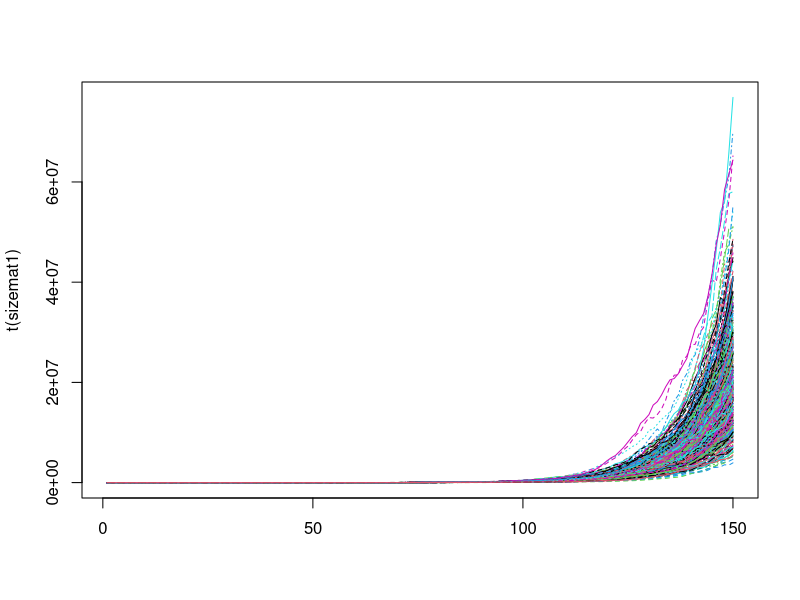
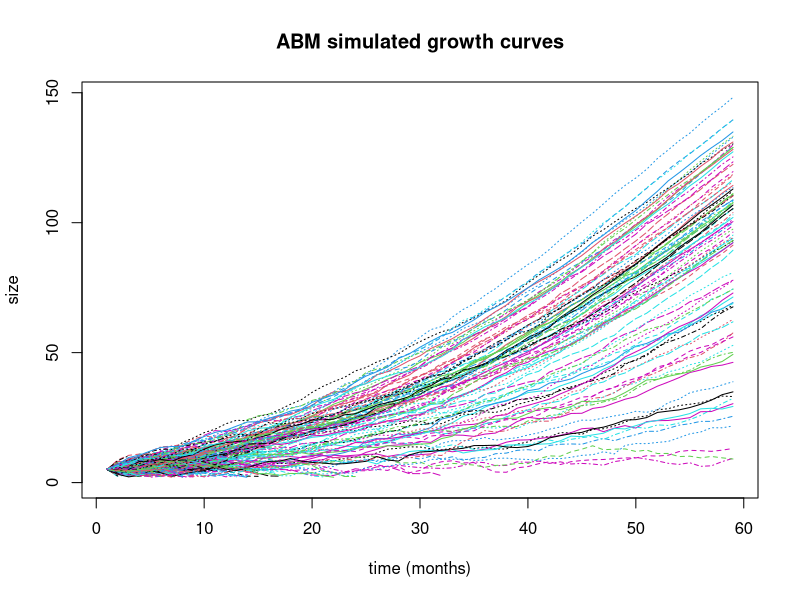
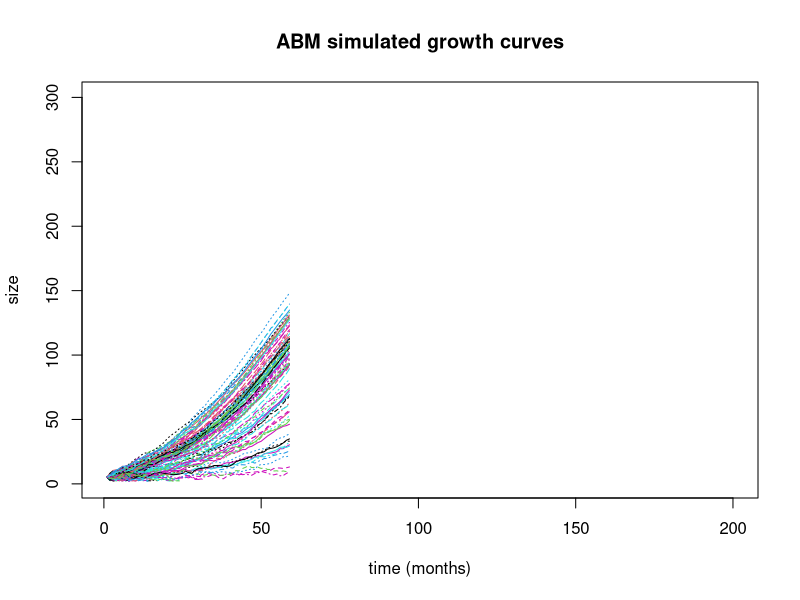
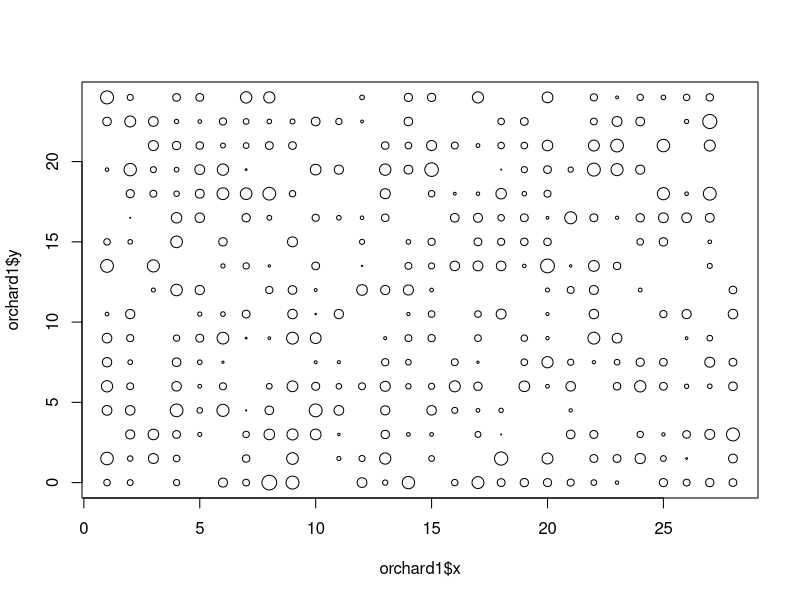
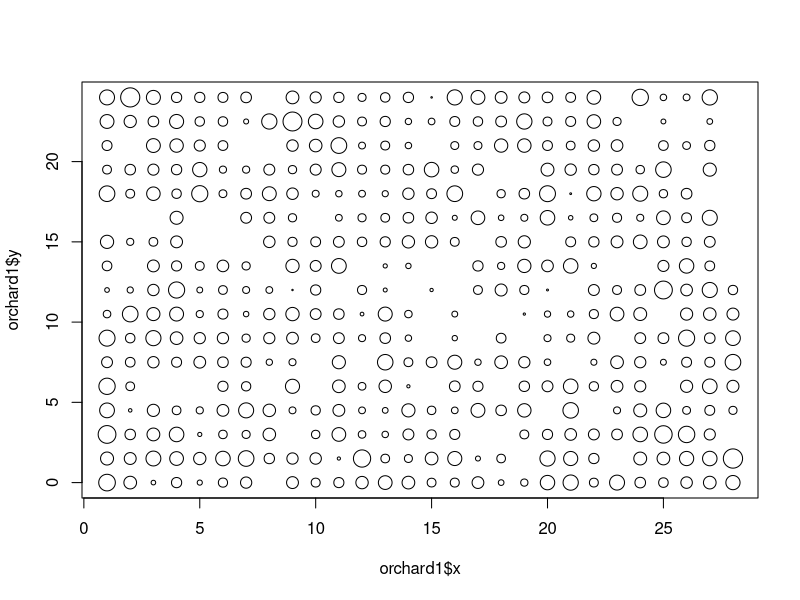
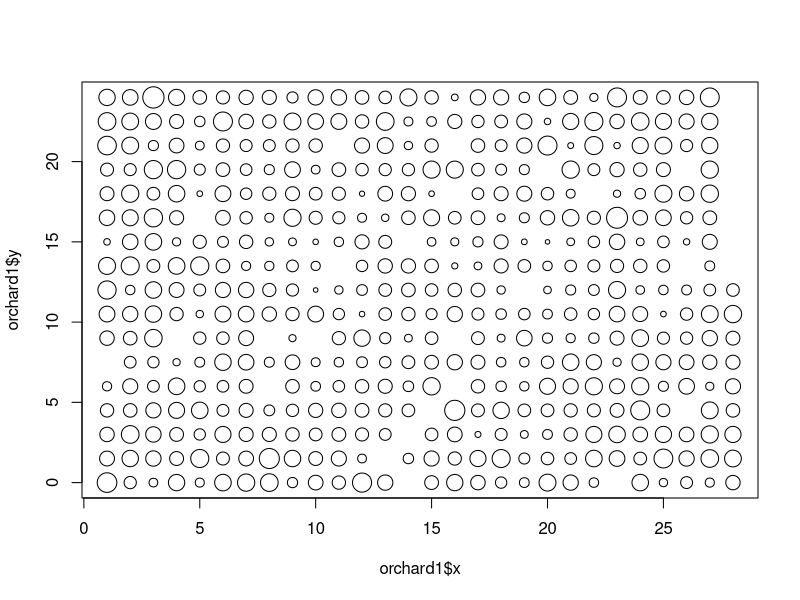
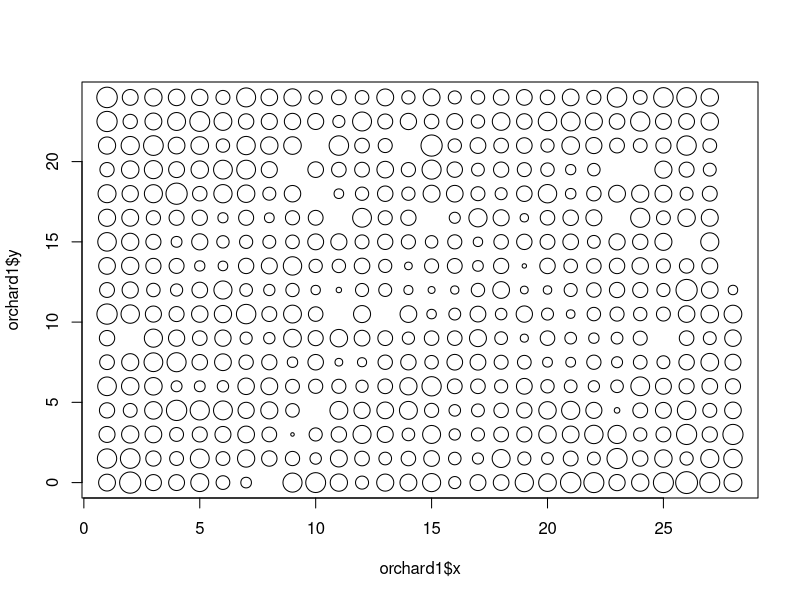
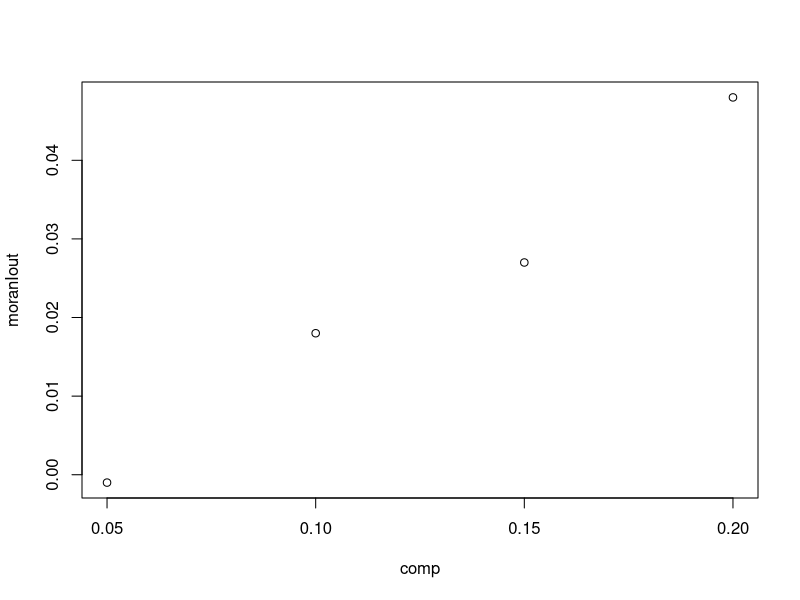

Write R code to recreate these figures, in order. (Note: this script raises an error after producing the figures.)
library(ape)
library(raster)
library(ggplot2)
# model test dataset:
###df "otest" is a subset from the main df orchard1 (merged) created for explotative purposes ###
orchard1 <- read.csv("orchard1.csv", header = TRUE)
test <- orchard1[, c("x", "y", "height1_cm")]

# replace NA's in otest with zeros #
test[is.na(test)] <- 0
test<-test[!is.na(test$height1_cm),]
#create vectors x and y for the grid
#x<-c(1:30)
#y<-c(1:30)

# create data frame with a grid x by y.
#data<-expand.grid(x,y)     

#name columnes
#colnames(data)<-c("x","y")

#add third column to the x and y dataframe with the first size measurement (all of equal size)
#data$size<-rep(5,length=30*30)

# create vector with the number of timesteps
timesteps <- 150 # 59 months

# create empty matrix with nrow = length(data), and ncol = the naumber of timesteps.
sizemat1 <- matrix(NA,nrow=nrow(test),ncol=timesteps)

# assign the values of the first size measurement to the first timestep column of the matrix
sizemat1[,1] <- test$height1_cm




for(i in 2:timesteps) {
  
  for(j in 1:nrow(test)) {
  
sizemat1[j,i]<-sizemat1[j,i-1]+rnorm(1,mean=1+0.1*sizemat1[j,i-1],sd=0.05*sizemat1[j,i-1]) #rnorm(1,mean=1,sd=0.5)    
    
  }
}

matplot(t(sizemat1),type="l")

#spatial term

dist.fx<-function(x1,x2,y1,y2) {sqrt((x1-x2)^2+(y1-y2)^2)}
timesteps <- 59
sizemat1<-matrix(NA,nrow=nrow(test),ncol=timesteps)
#sizemat2<-matrix(NA,nrow=nrow(test),ncol=timesteps)
sizemat1[,1]<-test$height1_cm

competition_strength=0.9
survrate <- 0.9

for(i in 2:timesteps) {
  
  for(j in 1:nrow(test)) {
    
    dist_vec<-dist.fx(test$x[j],test$x,test$y[j],test$y)
    comp_term<- sum(exp(-(dist_vec/sizemat1[i-1])*competition_strength),na.rm=TRUE)-1 #size-dependent competition
   
    if (i <= 18 & sizemat1[j, i-1] < 15 & !is.na(sizemat1[j,i-1])){
    sizemat1[j,i]<- (sizemat1[j,i-1] + rnorm(1,mean=1 + 0.05*sizemat1[j,i-1]+-0.013*comp_term, sd=exp(-0.015*sizemat1[j,i-1]))) * rbinom(1, 1, survrate)   
         if (sizemat1[j,i] < 2  | is.na(sizemat1[j,i])){ #& sizemat1[j,i] != 0
          sizemat1[j,i] <- NA
        }
    } else {
      sizemat1[j,i]<- sizemat1[j,i-1] + rnorm(1,mean=1 + 0.05*sizemat1[j,i-1]+-0.013*comp_term, sd=exp(-0.01*sizemat1[j,i-1]))
          if (sizemat1[j,i] < 2 | is.na(sizemat1[j,i])){
            sizemat1[j,i] <- NA
          }
    }
   sizemat1[j,i] <- sizemat1[j,i]/(1+0.0002*sizemat1[j,i])
  } 
}

matplot(t(sizemat1),type="l", xlab = "time (months)", ylab = "size", main = "ABM simulated growth curves")
matplot(t(sizemat1),type="l", xlim = c(1,200), ylim = c(1,300), xlab = "time (months)", ylab = "size",  main = "ABM simulated growth curves")
timesteps <- 59
sizemat1<-matrix(NA,nrow=nrow(test),ncol=timesteps)
sizemat1[,1]<-test$height1_cm

sage_sim<-function(competition_strength,distance_strength,survrate = 1, timesteps = 59) {
  sizemat1<-matrix(NA,nrow=nrow(test),ncol=timesteps)
  sizemat1[,1]<-test$height1_cm
  dist.fx<-function(x1,x2,y1,y2) {sqrt((x1-x2)^2+(y1-y2)^2)}
  for(i in 2:timesteps) {
    
    for(j in 1:nrow(test)) {
      
      dist_vec<-dist.fx(test$x[j],test$x,test$y[j],test$y)
      comp_term<- sum(distance_strength*exp(-((dist_vec)/sizemat1[i-1])*competition_strength),na.rm=TRUE)-1 #size-dependent competition
      
      if (i <= 18 & sizemat1[j, i-1] < 15 & !is.na(sizemat1[j,i-1])){
        sizemat1[j,i]<- (sizemat1[j,i-1] + rnorm(1,mean=1 + 0.05*sizemat1[j,i-1]+-0.013*comp_term, sd=exp(-0.015*sizemat1[j,i-1]))) * rbinom(1, 1, survrate)   
        if (sizemat1[j,i] < 2  | is.na(sizemat1[j,i])){ #& sizemat1[j,i] != 0
          sizemat1[j,i] <- NA
        }
      } else {
        sizemat1[j,i]<- sizemat1[j,i-1] + rnorm(1,mean=1 + 0.05*sizemat1[j,i-1]+-0.013*comp_term, sd=exp(-0.01*sizemat1[j,i-1]))
        if (sizemat1[j,i] < 2 | is.na(sizemat1[j,i])){
          sizemat1[j,i] <- NA
        }
      }
      sizemat1[j,i] <- sizemat1[j,i]/(1+0.0002*sizemat1[j,i])
    } 
  }
  plot(orchard1$x, orchard1$y, cex = 0.02*sizemat1[,59])
  
  #matplot(t(sizemat1),type="l", xlim = c(1,60), ylim = c(1,200), xlab = "time (months)", ylab = "size",  main = "ABM simulated growth curves")
  
#return(sizemat1)
  bio.dists <- as.matrix(dist(cbind(test$x, test$y)))
  bio.dists.inv <- 1/bio.dists
  diag(bio.dists.inv) <- 0
  #bio.dists.inv[1:15, 1:15]
  moransI <- round(unlist(Moran.I(sizemat1[,59], bio.dists.inv, na.rm = TRUE)[1]), digits = 3)

  cover <- round(sum(sizemat1[,59], na.rm = TRUE), digits = 3)
  return(c(moransI, cover))
}


#comp<-c(0.7,0.8,0.9)
comp<-seq(0.05, 0.2, by = 0.05)
moranIout<-rep(NA,times=length(comp))
coverout<-rep(NA,times=length(comp))

for(k in 1:length(comp)) {
moranIout[k]=sage_sim(competition_strength=comp[k], distance_strength = 0.21)
}

plot(moranIout~comp)

for(z in 1:length(comp)){
  coverout[z] <- sage_sim(competition_strength = comp[z], distance_strength = 0.21)[2]
}

plot(coverout ~ moranIout)

#metrics that can be compared to reality
#hist(sizemat1[,59],breaks=20)
#hist(orchard1$height_cm,breaks=20)
plot(density(orchard1$height_cm,na.rm=T),ylim=c(0,0.05), xlab = "size",
     main = "Real vs Simulated size distributions")
lines(density(sizemat1[,59],na.rm=T),col="red",add=T)
#lines(density(rnorm(1000, mean = 90, sd = 30)), col = "green", add = TRUE)



#proportional circles

#for next time:
#1. making the proportion plots to look at data in space
#2. think about how to put survival in here as well

df <- data.frame(orchard1$x[1:468], orchard1$y[1:468], sizemat1[1:468,59])
names(df) <- c("x", "y", "sizemat1")
plot <- ggplot(df, aes(x, y, size = sizemat1, col = "red")) + geom_point()+ ggtitle("AGB common garden simulation")

x <- seq(1, 36, by = 0.5)
plot(x, 4/(exp((x)^2)))

plot(exp(-(x/5)*5))
plot(exp((-x)*3.5))

plot(3*exp(-((x)/sizemat1[i-1])*0.2),na.rm=TRUE)
